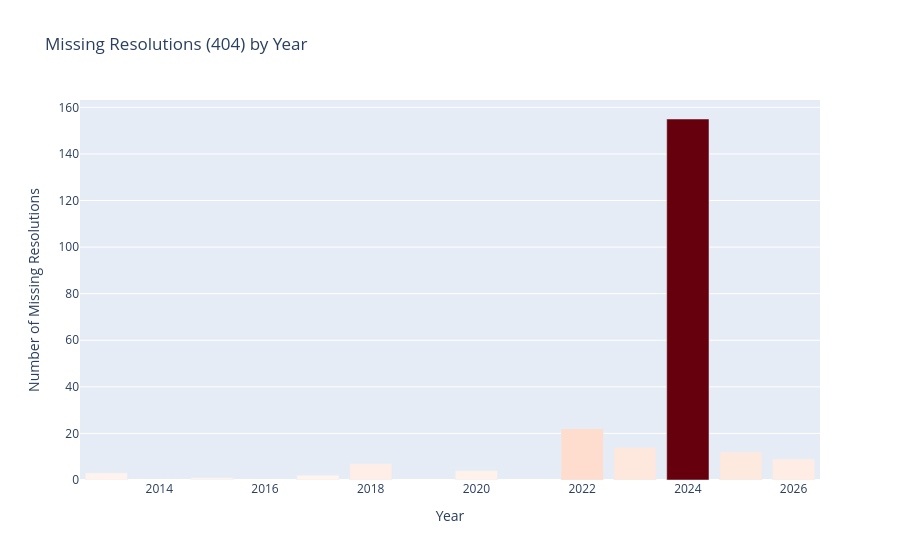

Write notebook code for a chart like this one.
### Markdown cell above
### 3b. Resolution Gaps (404)

CIPAC resolutions are official public documents that should be sequentially numbered and publicly available on the DGCINE website. A manual review identified **229 resolution numbers** that returned a 404 error at the time of data collection. The reasons for their absence are unknown and may represent a transparency concern.

### Code cell
# Resolution gaps (404) by year
missing_res = pd.read_csv('../data/02_missing_resolutions.csv', sep=';', encoding='utf-8-sig')
missing_404 = missing_res[missing_res['status'] == 'Not found (404)']
gaps_by_year = missing_404.groupby('year').size().reset_index(name='count')

fig = px.bar(
    gaps_by_year,
    x='year',
    y='count',
    title='Missing Resolutions (404) by Year',
    labels={'year': 'Year', 'count': 'Number of Missing Resolutions'},
    color='count',
    color_continuous_scale='Reds'
)
fig.update_layout(
    coloraxis_showscale=False,
    yaxis=dict(tickformat=',.0f')
)
fig.show()

# Summary table
gaps_table = gaps_by_year.copy()
gaps_table.columns = ['Year', 'Missing Resolutions (404)']
gaps_table = gaps_table.set_index('Year')
gaps_table

### Figure 1 — Plotly figure (JSON) as saved in the notebook; plotly's stock layout.template omitted (floating-point values rounded to 4 significant figures)
{"data": [{"hovertemplate": "Year=%{x}<br>Number of Missing Resolutions=%{marker.color}<extra></extra>", "legendgroup": "", "marker": {"color": [3, 1, 2, 7, 4, 22, 14, 155, 12, 9], "coloraxis": "coloraxis", "pattern": {"shape": ""}}, "name": "", "orientation": "v", "showlegend": false, "textposition": "auto", "type": "bar", "x": [2013, 2015, 2017, 2018, 2020, 2022, 2023, 2024, 2025, 2026], "xaxis": "x", "y": [3, 1, 2, 7, 4, 22, 14, 155, 12, 9], "yaxis": "y"}], "layout": {"barmode": "relative", "coloraxis": {"autocolorscale": false, "colorbar": {"title": {"text": "Number of Missing Resolutions"}}, "colorscale": [[0, "rgb(255,245,240)"], [0.125, "rgb(254,224,210)"], [0.25, "rgb(252,187,161)"], [0.375, "rgb(252,146,114)"], [0.5, "rgb(251,106,74)"], [0.625, "rgb(239,59,44)"], [0.75, "rgb(203,24,29)"], [0.875, "rgb(165,15,21)"], [1, "rgb(103,0,13)"]], "showscale": false}, "legend": {"tracegroupgap": 0}, "title": {"text": "Missing Resolutions (404) by Year"}, "xaxis": {"anchor": "y", "domain": [0, 1], "title": {"text": "Year"}}, "yaxis": {"anchor": "x", "domain": [0, 1], "tickformat": ",.0f", "title": {"text": "Number of Missing Resolutions"}}}}
